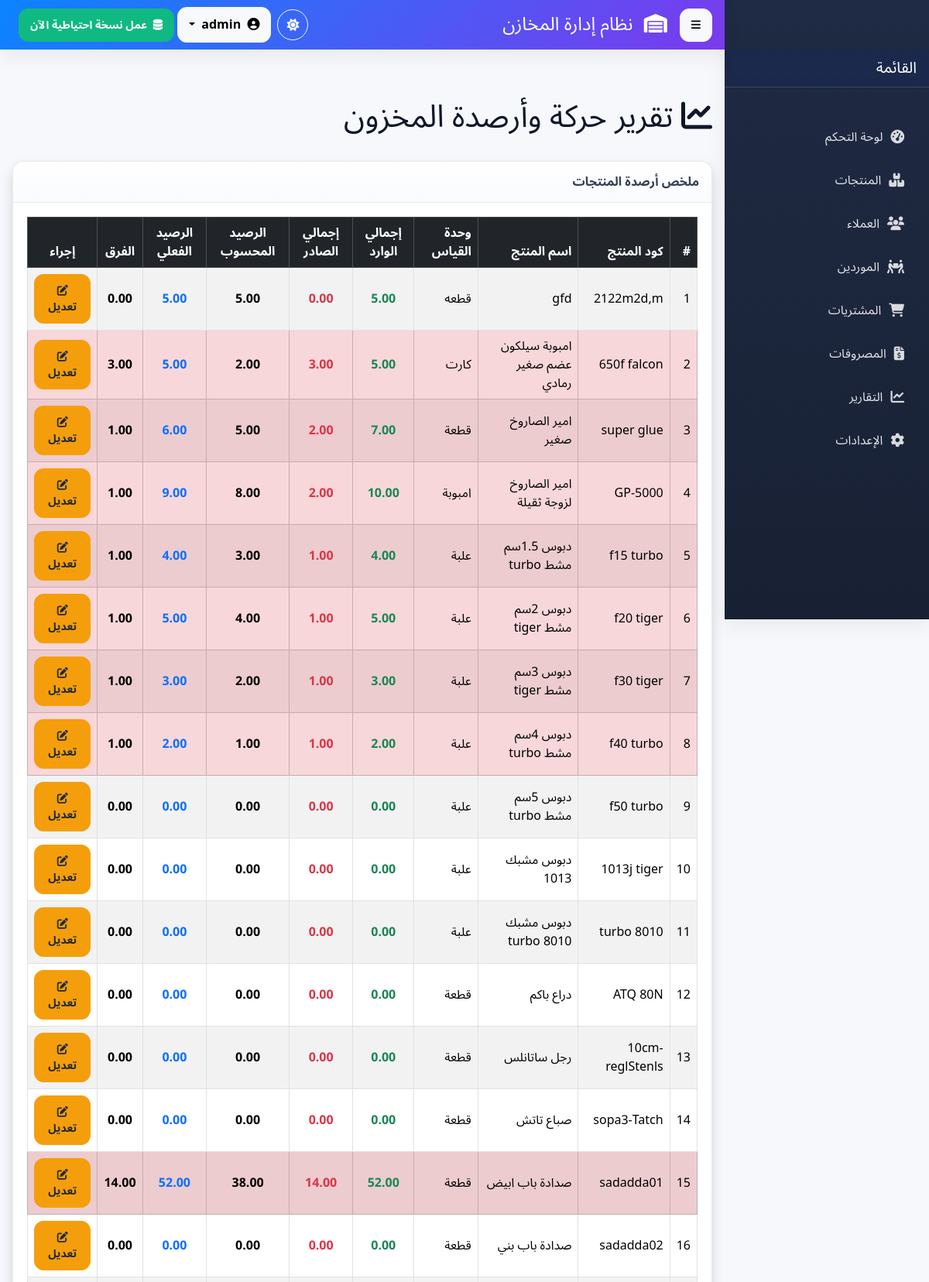
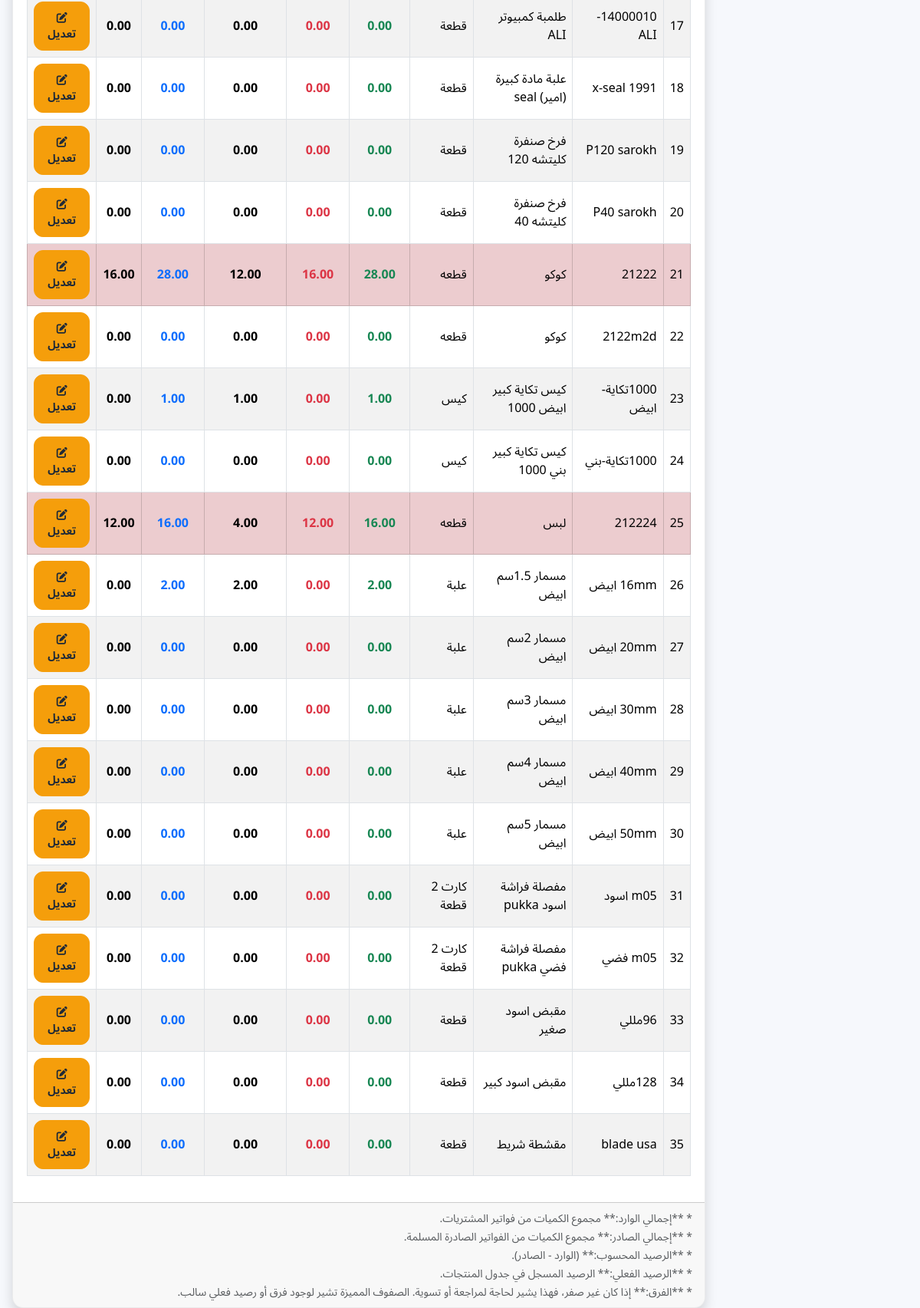
Page /admin/stock_report.php (signed in) on the committed database (2 pictures, top to bottom).
### tables this page shows
CREATE TABLE `products` (
  `id` int(11) NOT NULL COMMENT 'المعرف التلقائي للمنتج',
  `product_code` varchar(50) NOT NULL COMMENT 'كود المنتج الفريد',
  `name` varchar(255) NOT NULL COMMENT 'اسم المنتج',
  `description` text DEFAULT NULL COMMENT 'وصف المنتج (اختياري)',
  `unit_of_measure` varchar(50) NOT NULL COMMENT 'وحدة القياس (مثال: قطعة، كجم، لتر)',
  `current_stock` decimal(10,2) NOT NULL DEFAULT 0.00 COMMENT 'الرصيد الحالي في المخزن',
  `reorder_level` decimal(10,2) NOT NULL DEFAULT 0.00 COMMENT 'حد إعادة الطلب (التنبيه عند وصول الرصيد إليه أو أقل)',
  `created_at` timestamp NOT NULL DEFAULT current_timestamp() COMMENT 'تاريخ الإنشاء',
  `updated_at` timestamp NULL DEFAULT NULL ON UPDATE current_timestamp() COMMENT 'تاريخ آخر تعديل',
  `cost_price` decimal(10,2) NOT NULL DEFAULT 0.00,
  `selling_price` decimal(10,2) NOT NULL,
  `retail_price` decimal(10,2) DEFAULT NULL COMMENT 'سعر البيع القطاعي (للعميل الفرد)'
);

### admin/stock_report.php (the view, shortened to what this page needs)
<?php
require_once dirname(__DIR__) . '/config.php';
$stock_data = [];
$sql = "SELECT
            p.id,
            p.product_code,
            p.name AS product_name,
            p.unit_of_measure,
            p.current_stock AS actual_current_stock,
            COALESCE(incoming.total_quantity, 0) AS total_incoming,
            COALESCE(outgoing.total_quantity, 0) AS total_outgoing
        FROM
            products p
        LEFT JOIN
            (SELECT product_id, SUM(quantity) AS total_quantity
             FROM purchase_invoice_items
             -- JOIN purchase_invoices pi_h ON purchase_invoice_items.purchase_invoice_id = pi_h.id WHERE pi_h.status = 'fully_received' -- أو الحالة التي تعتبرها وارد فعلي
             GROUP BY product_id) AS incoming ON p.id = incoming.product_id
        LEFT JOIN
            (SELECT soi.product_id, SUM(soi.quantity) AS total_quantity
             FROM invoice_out_items soi
             JOIN invoices_out io ON soi.invoice_out_id = io.id
             WHERE io.delivered = 'yes'
             GROUP BY soi.product_id) AS outgoing ON p.id = outgoing.product_id
        ORDER BY
            p.name ASC;";
$result_stock_report = $conn->query($sql);
if (!$result_stock_report) {
    $message = "<div class='alert alert-danger'>حدث خطأ أثناء جلب بيانات المخزون: " . $conn->error . "</div>";
} else {
    while ($row = $result_stock_report->fetch_assoc()) {
        $stock_data[] = $row;
    }
}
require_once BASE_DIR . 'partials/header.php';
require_once BASE_DIR . 'partials/sidebar.php';
$edit_product_link_base = BASE_URL . "admin/edit_product.php";
?>
<div class="container mt-5 pt-3">
    <div class="d-flex justify-content-between align-items-center mb-4">
        <h1><i class="fas fa-chart-line"></i> تقرير حركة وأرصدة المخزون</h1>
    </div>
    <div class="card shadow">
        <div class="card-header">
            ملخص أرصدة المنتجات
        </div>
        <div class="card-body">
            <div class="table-responsive">
                <table class="table table-striped table-hover table-bordered align-middle">
                    <thead class="table-dark">
                        <tr>
                            <th>#</th>
                            <th class="d-none d-md-table-cell">كود المنتج</th>
                            <th>اسم المنتج</th>
                            <th class="d-none d-md-table-cell">وحدة القياس</th>
                            <th class="text-center">إجمالي الوارد</th>
                            <th class="text-center">إجمالي الصادر</th>
                            <th class="text-center">الرصيد المحسوب</th>
                            <th class="text-center d-none d-md-table-cell">الرصيد الفعلي</th>
                            <th class="text-center d-none d-md-table-cell">الفرق</th>
                            <th class="text-center">إجراء</th> </tr>
                    </thead>
                    <tbody>
                        <?php if (!empty($stock_data)): ?>
                            <?php $counter = 1; ?>
                            <?php foreach($stock_data as $product_stock): ?>
                                <?php
                                    $calculated_stock = floatval($product_stock['total_incoming']) - floatval($product_stock['total_outgoing']);
                                    $actual_stock = floatval($product_stock['actual_current_stock']);
                                    $difference = $actual_stock - $calculated_stock;
                                    $row_class = '';
                                    if (abs($difference) > 0.001) {
                                        $row_class = 'table-danger';
                                    } elseif ($actual_stock < 0) {
                                        $row_class = 'table-warning';
                                    }
                                ?>
                                <tr class="<?php echo $row_class; ?>">
                                    <td><?php echo $counter++; ?></td>
                                    <td class="d-none d-md-table-cell"><?php echo htmlspecialchars($product_stock["product_code"]); ?></td>
                                    <td><?php echo htmlspecialchars($product_stock["product_name"]); ?></td>
                                    <td class="d-none d-md-table-cell"><?php echo htmlspecialchars($product_stock["unit_of_measure"]); ?></td>
                                    <td class="text-center text-success fw-bold"><?php echo number_format(floatval($product_stock['total_incoming']), 2); ?></td>
                                    <td class="text-center text-danger fw-bold"><?php echo number_format(floatval($product_stock['total_outgoing']), 2); ?></td>
                                    <td class="text-center fw-bold"><?php echo number_format($calculated_stock, 2); ?></td>
                                    <td class="text-center fw-bolder d-none d-md-table-cell <?php if($actual_stock < 0) echo 'text-danger'; elseif ($actual_stock == 0 && $calculated_stock !=0 && abs($difference) > 0.001) echo 'text-warning'; else echo 'text-primary'; ?>">
                                        <?php echo number_format($actual_stock, 2); ?>
                                    </td>
                                    <td class="text-center fw-bolder d-none d-md-table-cell">
                                        <?php echo number_format($difference, 2); ?>
                                    </td>
                                    <td class="text-center">
                                        <form action="<?php echo $edit_product_link_base; ?>" method="post" class="d-inline">
                                            <button type="submit" class="btn btn-warning btn-sm" title="تعديل بيانات المنتج والرصيد الفعلي">
                                                <i class="fas fa-edit"></i> تعديل
                                            </button>
                                        </form>
                                    </td>
                                </tr>
                            <?php endforeach; ?>
                        <?php else: ?>
                            <tr>
                                <td colspan="10" class="text-center">لا توجد بيانات منتجات لعرضها.</td> </tr>
                        <?php endif; ?>
                    </tbody>
                </table>
            </div>
        </div>
        <div class="card-footer">
             <small class="text-muted">
                * **إجمالي الوارد:** مجموع الكميات من فواتير المشتريات.<br>
                * **إجمالي الصادر:** مجموع الكميات من الفواتير الصادرة المسلمة.<br>
                * **الرصيد المحسوب:** (الوارد - الصادر).<br>
                * **الرصيد الفعلي:** الرصيد المسجل في جدول المنتجات.<br>
                * **الفرق:** إذا كان غير صفر، فهذا يشير لحاجة لمراجعة أو تسوية. الصفوف المميزة تشير لوجود فرق أو رصيد فعلي سالب.
            </small>
        </div>
    </div>
</div>
<?php
require_once BASE_DIR . 'partials/footer.php';
?>

### assets/css/index.css (style rules this page uses)
:root { --primary: #0b84ff; --primary-600: #0a6be0; --primary-700: #0a58c8; --flash-gradient: linear-gradient( 90deg, rgba(255, 255, 255, 0) 0%, rgba(255, 255, 255, 0.6) 50%, rgba(255, 255, 255, 0) 100%); --accent: #7c3aed; --accent-600: #6d28d9; --teal: #10b981; --amber: #f59e0b; --rose: #ef4444; --const:white; --bg: #f6f8fc; --surface: #ffffff; --surface-2: #f9fbff; --text: #0f172a; --text-soft: #334155; --muted: #64748b; --border: rgba(2,6,23,0.08); --radius: 14px; --radius-sm: 10px; --radius-lg: 20px; --shadow-1: 0 10px 24px rgba(15,23,42,0.06); --shadow-2: 0 12px 28px rgba(11,132,255,0.14); --ring: 0 0 0 4px rgba(11,132,255,0.18); --header-h: 64px; --sidebar-w: 264px; --sidebar-w-mini: 84px; --fast: .15s ease; --normal: .25s cubic-bezier(.2,.8,.2,1); --grad-1: linear-gradient(135deg, #0b84ff, #7c3aed); --grad-2: linear-gradient(135deg, #10b981, #0ea5e9); --grad-3: linear-gradient(135deg, #f59e0b, #ef4444); --grad-4: linear-gradient(135deg, #ef4444, #b91c1c); }
* { scrollbar-width: thin; scrollbar-color: var(--border) var(--surface); }
[data-app] { font-family: "Tajawal","Noto Sans Arabic",system-ui,-apple-system,Segoe UI,Roboto,Arial,sans-serif; color: var(--text); background: var(--bg); min-height: 100vh; -webkit-font-smoothing: antialiased; -moz-osx-font-smoothing: grayscale; }
[data-app] .container, [data-app] .container-fluid { padding-inline: 16px; }
::placeholder { color: var(--muted); opacity: 0.8; }
[data-app] .card { background: var(--surface); border: 1px solid var(--border); border-radius: var(--radius); box-shadow: var(--shadow-1); overflow: hidden; }
[data-app] .card-header { background: linear-gradient(180deg, var(--surface), var(--surface-2)); border-bottom: 1px solid var(--border); padding: 14px 16px; font-weight: 800; color: var(--text-soft); }
[data-app] .card-body { padding: 18px; }
[data-app] .btn { border-radius: 12px; font-weight: 800; padding: 10px 14px; transition: transform var(--fast), box-shadow var(--fast), background var(--fast); }
[data-app] .btn-warning { background: var(--amber); border-color: var(--amber); color: #1f2937; }

### rows in the picture
products: product_code "2122m2d,m", name "gfd", unit_of_measure "قطعه", total_incoming "5.00", total_outgoing "0.00", calculated_stock "5.00", current_stock "5.00", difference "0.00"
products: product_code "650f falcon", name "امبوبة سيلكون عضم صغير رمادي", unit_of_measure "كارت", total_incoming "5.00", total_outgoing "3.00", calculated_stock "2.00", current_stock "5.00", difference "3.00"
products: product_code "super glue", name "امير الصاروخ صغير", unit_of_measure "قطعة", total_incoming "7.00", total_outgoing "2.00", calculated_stock "5.00", current_stock "6.00", difference "1.00"
products: product_code "GP-5000", name "امير الصاروخ لزوجة ثقيلة", unit_of_measure "امبوبة", total_incoming "10.00", total_outgoing "2.00", calculated_stock "8.00", current_stock "9.00", difference "1.00"
products: product_code "f15 turbo", name "دبوس 1.5سم مشط turbo", unit_of_measure "علبة", total_incoming "4.00", total_outgoing "1.00", calculated_stock "3.00", current_stock "4.00", difference "1.00"
products: product_code "f20 tiger", name "دبوس 2سم مشط tiger", unit_of_measure "علبة", total_incoming "5.00", total_outgoing "1.00", calculated_stock "4.00", current_stock "5.00", difference "1.00"
products: product_code "f30 tiger", name "دبوس 3سم مشط tiger", unit_of_measure "علبة", total_incoming "3.00", total_outgoing "1.00", calculated_stock "2.00", current_stock "3.00", difference "1.00"
products: product_code "f40 turbo", name "دبوس 4سم مشط turbo", unit_of_measure "علبة", total_incoming "2.00", total_outgoing "1.00", calculated_stock "1.00", current_stock "2.00", difference "1.00"
products: product_code "f50 turbo", name "دبوس 5سم مشط turbo", unit_of_measure "علبة", total_incoming "0.00", total_outgoing "0.00", calculated_stock "0.00", current_stock "0.00"
products: product_code "1013j tiger", name "دبوس مشبك 1013", unit_of_measure "علبة", total_incoming "0.00", total_outgoing "0.00", calculated_stock "0.00", current_stock "0.00"
products: product_code "8010 turbo", name "دبوس مشبك 8010 turbo", unit_of_measure "علبة", total_incoming "0.00", total_outgoing "0.00", calculated_stock "0.00", current_stock "0.00"
products: product_code "ATQ 80N", name "دراع باكم", unit_of_measure "قطعة", total_incoming "0.00", total_outgoing "0.00", calculated_stock "0.00", current_stock "0.00"
products: product_code "10cm-reglStenls", name "رجل ساتانلس", unit_of_measure "قطعة", total_incoming "0.00", total_outgoing "0.00", calculated_stock "0.00", current_stock "0.00"
products: product_code "sopa3-Tatch", name "صباع تاتش", unit_of_measure "قطعة", total_incoming "0.00", total_outgoing "0.00", calculated_stock "0.00", current_stock "0.00"
products: product_code "sadadda01", name "صدادة باب ابيض", unit_of_measure "قطعة", total_incoming "52.00", total_outgoing "14.00", calculated_stock "38.00", current_stock "52.00", difference "14.00"
products: product_code "sadadda02", name "صدادة باب بني", unit_of_measure "قطعة", total_incoming "0.00", total_outgoing "0.00", calculated_stock "0.00", current_stock "0.00"
products: product_code "14000010-ALI", name "طلمبة كمبيوتر ALI", unit_of_measure "قطعة", total_incoming "0.00", total_outgoing "0.00", calculated_stock "0.00", current_stock "0.00"
products: product_code "x-seal 1991", name "علبة مادة كبيرة (امير) seal", unit_of_measure "قطعة", total_incoming "0.00", total_outgoing "0.00", calculated_stock "0.00", current_stock "0.00"
products: product_code "P120 sarokh", name "فرخ صنفرة كليتشه 120", unit_of_measure "قطعة", total_incoming "0.00", total_outgoing "0.00", calculated_stock "0.00", current_stock "0.00"
products: product_code "P40 sarokh", name "فرخ صنفرة كليتشه 40", unit_of_measure "قطعة", total_incoming "0.00", total_outgoing "0.00", calculated_stock "0.00", current_stock "0.00"
products: product_code "21222", name "كوكو", unit_of_measure "قطعه", total_incoming "28.00", total_outgoing "16.00", calculated_stock "12.00", current_stock "28.00", difference "16.00"
products: product_code "2122m2d", name "كوكو", unit_of_measure "قطعه", total_incoming "0.00", total_outgoing "0.00", calculated_stock "0.00", current_stock "0.00"
products: product_code "1000تكاية-ابيض", name "كيس تكاية كبير ابيض 1000", unit_of_measure "كيس", total_incoming "1.00", total_outgoing "0.00", calculated_stock "1.00", current_stock "1.00", difference "0.00"
products: product_code "1000تكاية-بني", name "كيس تكاية كبير بني 1000", unit_of_measure "كيس", total_incoming "0.00", total_outgoing "0.00", calculated_stock "0.00", current_stock "0.00"
products: product_code "212224", name "لبس", unit_of_measure "قطعه", total_incoming "16.00", total_outgoing "12.00", calculated_stock "4.00", current_stock "16.00", difference "12.00"
products: product_code "16mm ابيض", name "مسمار 1.5سم ابيض", unit_of_measure "علبة", total_incoming "2.00", total_outgoing "0.00", calculated_stock "2.00", current_stock "2.00", difference "0.00"
products: product_code "20mm ابيض", name "مسمار 2سم ابيض", unit_of_measure "علبة", total_incoming "0.00", total_outgoing "0.00", calculated_stock "0.00", current_stock "0.00"
products: product_code "30mm ابيض", name "مسمار 3سم ابيض", unit_of_measure "علبة", total_incoming "0.00", total_outgoing "0.00", calculated_stock "0.00", current_stock "0.00"
products: product_code "40mm ابيض", name "مسمار 4سم ابيض", unit_of_measure "علبة", total_incoming "0.00", total_outgoing "0.00", calculated_stock "0.00", current_stock "0.00"
products: product_code "50mm ابيض", name "مسمار 5سم ابيض", unit_of_measure "علبة", total_incoming "0.00", total_outgoing "0.00", calculated_stock "0.00", current_stock "0.00"
products: product_code "m05 اسود", name "مفصلة فراشة اسود pukka", unit_of_measure "كارت 2 قطعة", total_incoming "0.00", total_outgoing "0.00", calculated_stock "0.00", current_stock "0.00"
products: product_code "m05 فضي", name "مفصلة فراشة فضي pukka", unit_of_measure "كارت 2 قطعة", total_incoming "0.00", total_outgoing "0.00", calculated_stock "0.00", current_stock "0.00"
products: product_code "96مللي", name "مقبض اسود صغير", unit_of_measure "قطعة", total_incoming "0.00", total_outgoing "0.00", calculated_stock "0.00", current_stock "0.00"
products: product_code "128مللي", name "مقبض اسود كبير", unit_of_measure "قطعة", total_incoming "0.00", total_outgoing "0.00", calculated_stock "0.00", current_stock "0.00"
products: product_code "blade usa", name "مقشطة شريط", unit_of_measure "قطعة", total_incoming "0.00", total_outgoing "0.00", calculated_stock "0.00", current_stock "0.00"
